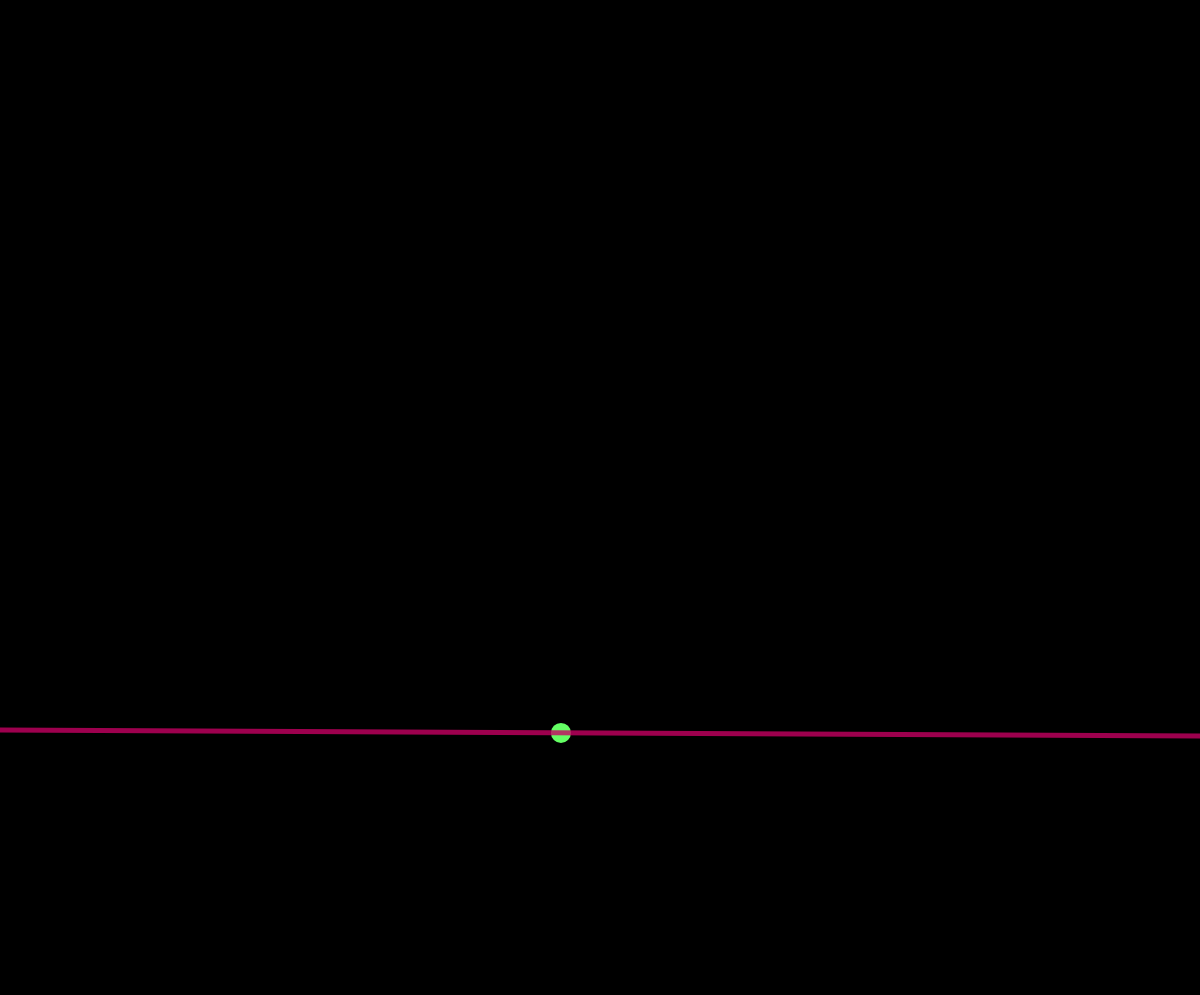
Frame 1 (no input)
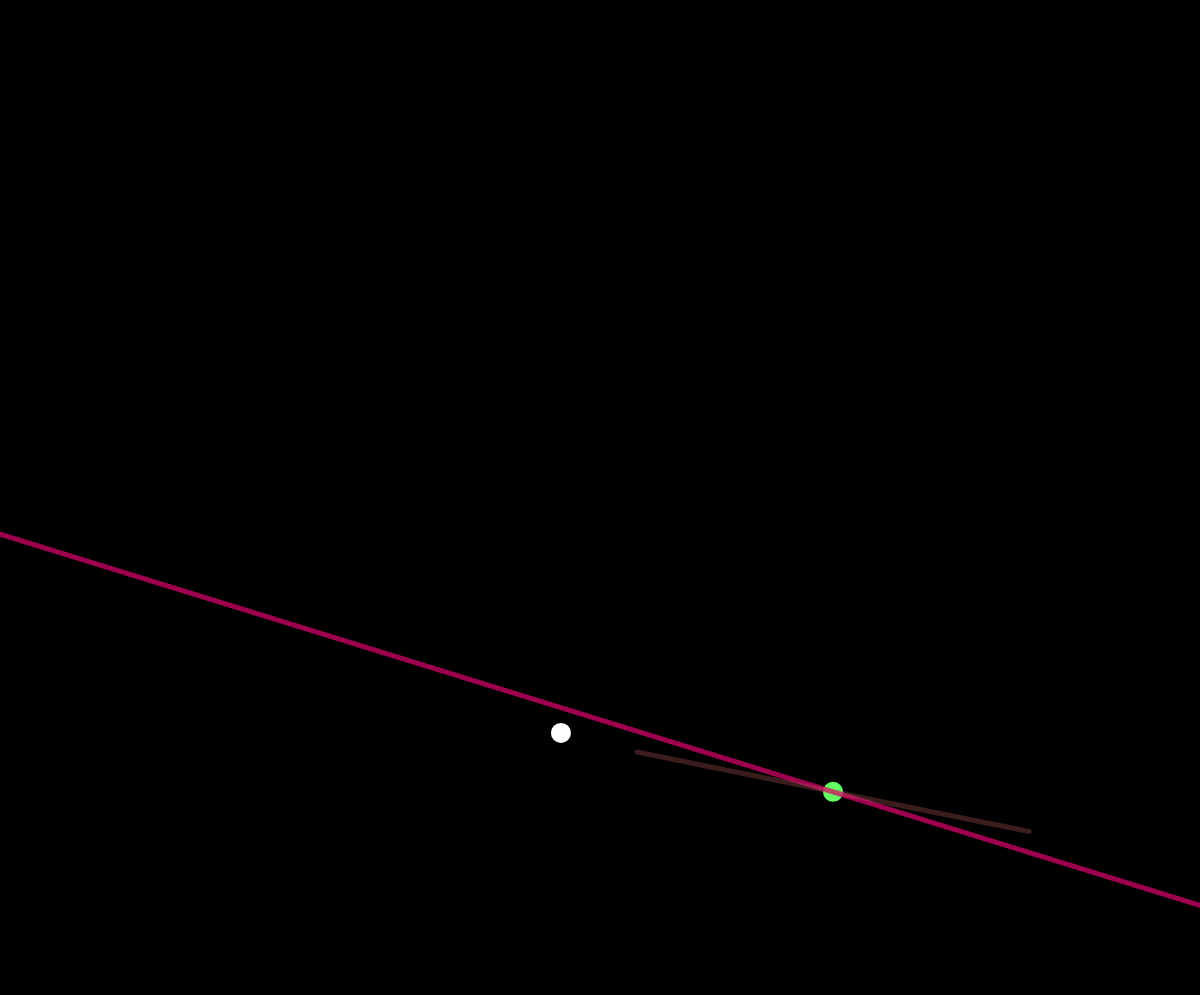
Frame 60 (no input)
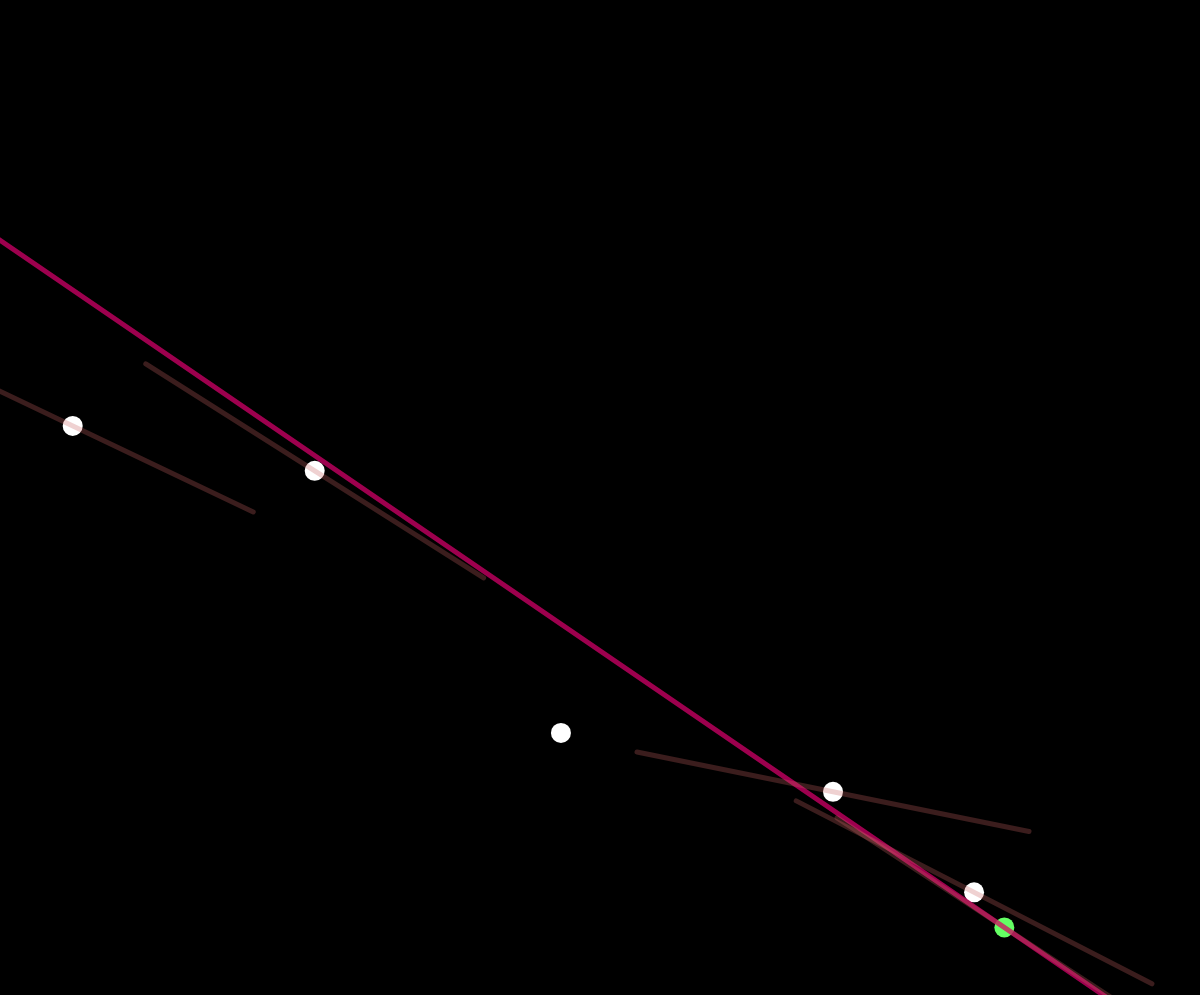
Frame 120 (the mouse pressed at the canvas centre since frame 60)

The p5.js sketch that drew these frames (run headless with seeded random() and noise() and a simulated clock; from frame 60 on, the mouse is pressed at the canvas centre):

// p5.js sketch
// ── sketch.js
// Mikian Musser
// https://p5js.org/reference/

let dots = []
let lines = []
let windmill;
let numDots = 15;
let width = 500;
let height = 500;
let tolerance = 5
let speed = 0.005

function Dot(_x, _y) {
  this.x = _x;
  this.y = _y;
  this.on = false;
  this.turnoff = true;
  this.show = function() {
    noStroke()
    if (this.on) {
      fill(100, 255, 100)
    } else {
      fill(255)
    }
    ellipse(this.x, this.y, 20)
  }

  this.checkoff = function(smallLine) {
    let x1 = floor(smallLine.x1);
    let y1 = floor(smallLine.y1);
    let x2 = floor(smallLine.x2);
    let y2 = floor(smallLine.y2);
    var m = (y1 - y2) / (x1 - x2)
    var n = y1 - m * x1
    if (this.turnoff) {
      if (!findCircleLineIntersections(tolerance + 2, this.x, this.y, m, n)) {
        this.on = false;
        this.turnoff = false;
      }
    }
  }

  this.update = function(smallLine) {
    if (!this.on) {
      let x1 = floor(smallLine.x1);
      let y1 = floor(smallLine.y1);
      let x2 = floor(smallLine.x2);
      let y2 = floor(smallLine.y2);
      let x3 = floor(this.x);
      let y3 = floor(this.y);
      var m = (y1 - y2) / (x1 - x2)
      var n = y1 - m * x1
      if (findCircleLineIntersections(tolerance, x3, y3, m, n)) {
        for (var i = 0; i < dots.length; i++) {
          if (dots[i].on) {
            dots[i].turnoff = true;
          }
        }
        this.found = true
        this.on = true;
        windmill.cx = this.x
        windmill.cy = this.y
        lines.push({
          x: windmill.cx,
          y: windmill.cy,
          r: windmill.r
        })
        windmill.update();
        return true
      }
    }
    return false;
  }
}

function Windmill(_x, _y) {
  this.cx = _x;
  this.cy = _y;
  this.x1 = _x;
  this.y1 = _y;
  this.x2 = _x;
  this.y2 = _y;
  this.l = floor(sqrt(width * width + height * height));
  this.r = 0;
  this.turn = speed
  this.show = function() {
    strokeWeight(5);
    stroke(200, 0, 100, 200);
    line(this.x1, this.y1, this.x2, this.y2);
  }
  this.update = function() {
    // (x1 + l * cos(ang), y1 + l * sin(ang))
    this.x1 = this.cx - this.l * cos(this.r)
    this.y1 = this.cy - this.l * sin(this.r)
    this.x2 = this.cx + this.l * cos(this.r)
    this.y2 = this.cy + this.l * sin(this.r)
  }
  this.rotate = function() {
    this.r = this.r + this.turn;
    this.update();
  }
  this.smallLine = function() {
    let xy = {
      x1: this.cx - 200 * cos(this.r),
      y1: this.cy - 200 * sin(this.r),
      x2: this.cx + 200 * cos(this.r),
      y2: this.cy + 200 * sin(this.r)
    }
    return xy;
  }
  this.smallLinenow = function(line) {
    let xy = {
      x1: line.x - 200 * cos(line.r),
      y1: line.y - 200 * sin(line.r),
      x2: line.x + 200 * cos(line.r),
      y2: line.y + 200 * sin(line.r)
    }
    return xy;
  }
}

function setup() {
  width = windowWidth;
  height = windowHeight - 5;
  createCanvas(width, height);
  for (var i = 0; i < numDots; i++) {
    var rx = random(0, width)
    var ry = random(0, height)
    dots[i] = new Dot(rx, ry)
  }

  let picked = 0;
  let pickedDist = dist(dots[0].x, dots[0].y, width / 2, height / 2);
  if (i >= 1) {
    for (var i = 1; i < dots.length; i++) {
      if (dist(dots[i].x, dots[i].y, width / 2, height / 2) < pickedDist) {
        pickedDist = dist(dots[i].x, dots[i].y, width / 2, height / 2);
        picked = i
      }
    }
  }
  dots[picked].found = true;
  dots[picked].on = true;
  windmill = new Windmill(dots[picked].x, dots[picked].y);
}

function draw() {
  background(0);
  windmill.rotate();
  for (var i = 0; i < dots.length; i++) {
    if (dots[i].update(windmill.smallLine())) {
      break;
    }
  }
  for (var i = 0; i < dots.length; i++) {
    dots[i].checkoff(windmill.smallLine());
    if (dots[i].found) {
      dots[i].show();
    }
  }
  windmill.show();
  for (var i = 0; i < lines.length; i++) {
    let xy = windmill.smallLinenow(lines[i])
    stroke(200, 100, 100, 75);
    line(xy.x1, xy.y1, xy.x2, xy.y2);
  }
}

// Scraped from somewhere
function findCircleLineIntersections(r, h, k, m, n) {
  // circle: (x - h)^2 + (y - k)^2 = r^2
  // line: y = m * x + n
  // r: circle radius
  // h: x value of circle centre
  // k: y value of circle centre
  // m: slope
  // n: y-intercept

  // get a, b, c values
  var a = 1 + sq(m);
  var b = -h * 2 + (m * (n - k)) * 2;
  var c = sq(h) + sq(n - k) - sq(r);

  // get discriminant
  var d = sq(b) - 4 * a * c;
  if (d >= 0) {
    // insert into quadratic formula
    var intersections = [
      (-b + sqrt(sq(b) - 4 * a * c)) / (2 * a),
      (-b - sqrt(sq(b) - 4 * a * c)) / (2 * a)
    ];
    if (d == 0) {
      // only 1 intersection
      return [intersections[0]];
    }
    return intersections;
  }
  // no intersection
  return false;
}
